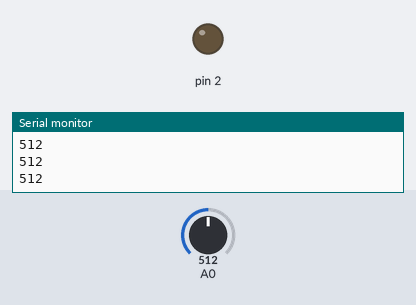
Bench run of a sketch on a simulated Arduino Uno, built with avr-gcc and run on an emulated ATmega328P. Shown: output pins drawn as LEDs (lit = HIGH), the last lines printed to the serial monitor. The inputs (shaded band) are chosen by the test bench; at power-on: A0 = 512.

Above: at 1.3 s.
1.4 s: A0 set to 409
2.9 s: A0 set to 388
At 3.6 s:
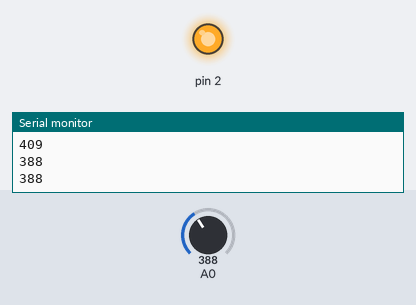
4.5 s: A0 set to 410
At 4.8 s:
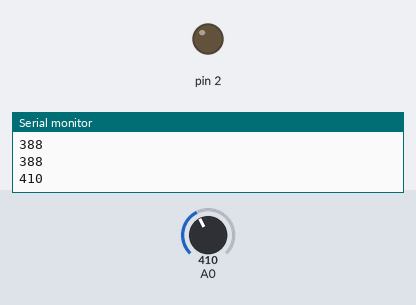
6.0 s: A0 set to 390
At 7.2 s:
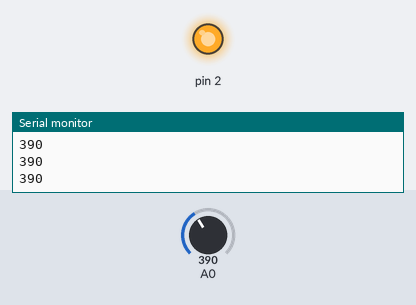
Timing chart, 0 to 8.5 s (numbered marks = the images above; inputs shaded):
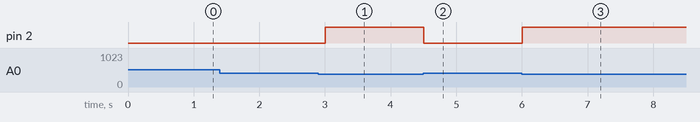

Measured:
- the behaviour switches between 400 and 399 on A0 (found by bisection; images 0 and 1)
- after the input at 2.9 s, pin 2: LOW → HIGH after 0.10 s
- after the input at 4.5 s, pin 2: HIGH → LOW at once
- after the input at 6.0 s, pin 2: LOW → HIGH at once

The sketch:

ldr.ino
```cpp
int sensorstate = 0;
void setup() {
  // put your setup code here, to run once:
pinMode(2, OUTPUT);
Serial.begin(9600);
}

void loop() {
  // put your main code here, to run repeatedly
  sensorstate = analogRead(0);
  Serial.println(sensorstate);
  if (sensorstate < 400){
      digitalWrite(2, HIGH);
  }
  else {
      digitalWrite(2, LOW);
  }
  delay(500);

}
```
